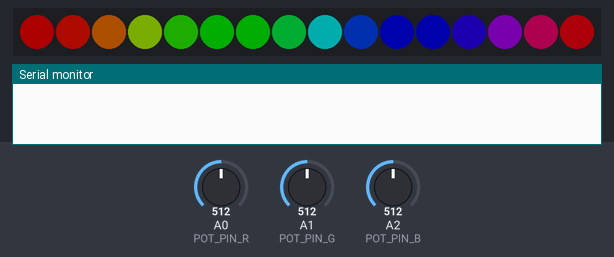
Recording of a sketch running on a simulated Arduino Uno, built with avr-gcc and run on an emulated ATmega328P. Parts: 16 RGB LEDs in strip order, left to right, the last lines printed to the serial monitor. The inputs (shaded band) are chosen by the test bench; at power-on: A0 (POT_PIN_R) = 512, A1 (POT_PIN_G) = 512, A2 (POT_PIN_B) = 512. Dim RGB values are drawn brighter than linear.

Above: at 0.1 s.
At 4.4 s:
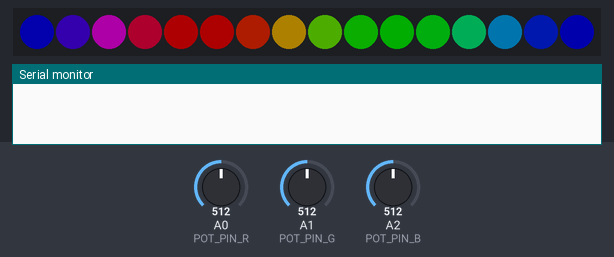
At 7.4 s:
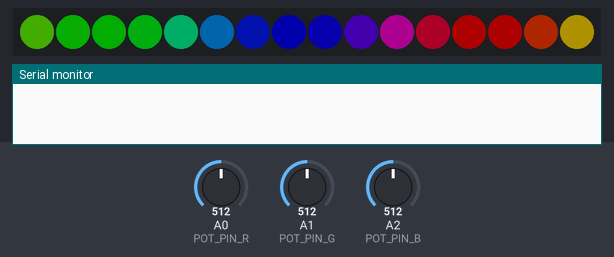
At 15.1 s:
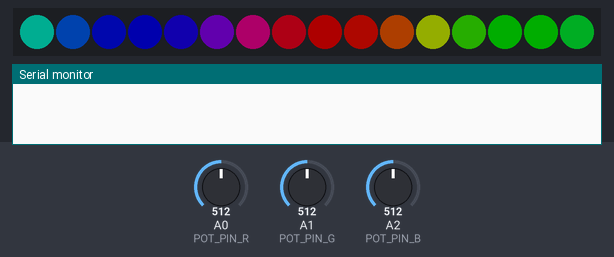
At 22.8 s:
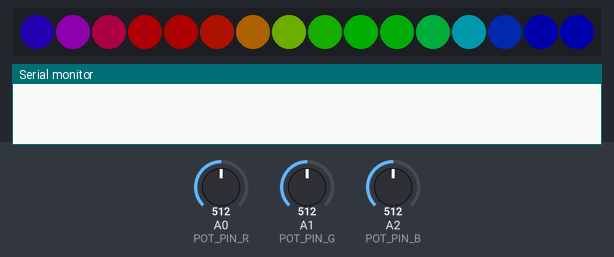
At 30.3 s:
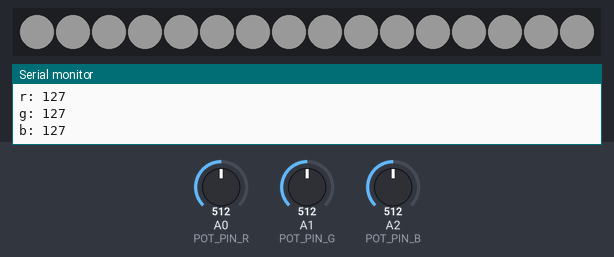

The sketch:

Code.ino
```cpp
#include <Adafruit_NeoPixel.h>
// Include the Adafruit NeoPixel library to control addressable LEDs

#define PIXEL_PIN 3
// Digital pin where the NeoPixel data line is connected

#define NUMPIXELS 16
// Total number of NeoPixels in the LED strip or ring

#define POT_PIN_R  A0
// Analog pin connected to the potentiometer for Red color

#define POT_PIN_G  A1
// Analog pin connected to the potentiometer for Green color

#define POT_PIN_B  A2
// Analog pin connected to the potentiometer for Blue color

#define POT_PIN_Br A3
// Analog pin for brightness control (currently not used)

Adafruit_NeoPixel pixels = Adafruit_NeoPixel(
  NUMPIXELS,
  PIXEL_PIN,
  NEO_GRB + NEO_KHZ800
);
// Create a NeoPixel object with pixel count, pin number, and color order

int redColor;
// Stores mapped red color value (0–255)

int greenColor;
// Stores mapped green color value (0–255)

int blueColor;
// Stores mapped blue color value (0–255)

int potValue;
// Temporary variable to store analog potentiometer readings

void setup() {
  Serial.begin(9600);
  // Start serial communication for debugging

  pixels.begin();
  // Initialize the NeoPixel library

  pixels.show();
  // Turn off all pixels at startup

  pixels.setBrightness(50);
  // Set overall LED brightness (0–255)

  rainbow(3);
  // Play a rainbow animation on startup
};

void loop() {
  potValue   = analogRead(POT_PIN_R);
  // Read potentiometer value for Red channel

  redColor   = map(potValue, 0, 1023, 0, 255);
  // Map analog value to valid RGB range

  potValue   = analogRead(POT_PIN_G);
  // Read potentiometer value for Green channel

  greenColor = map(potValue, 0, 1023, 0, 255);
  // Map analog value to valid RGB range

  potValue   = analogRead(POT_PIN_B);
  // Read potentiometer value for Blue channel

  blueColor  = map(potValue, 0, 1023, 0, 255);
  // Map analog value to valid RGB range

  Serial.print("r: "); Serial.println(redColor);
  // Print red value to Serial Monitor

  Serial.print("g: "); Serial.println(greenColor);
  // Print green value to Serial Monitor

  Serial.print("b: "); Serial.println(blueColor);
  // Print blue value to Serial Monitor

  Serial.println("");
  // Print empty line for readability

  for (int i = 0; i < NUMPIXELS; i++) {
    // Loop through all pixels

    pixels.setPixelColor(
      i,
      pixels.Color(redColor, greenColor, blueColor)
    );
    // Set each pixel to the selected RGB color
  };

  pixels.show();
  // Update the LEDs with new color values

  delay(10);
  // Small delay to stabilize readings
};

void rainbow(int wait) {
  // Function that displays a rainbow animation

  for (long firstPixelHue = 0; firstPixelHue < 5 * 65536; firstPixelHue += 256) {
    // Cycle through multiple hue values

    pixels.rainbow(firstPixelHue);
    // Apply rainbow colors starting from a given hue

    pixels.show();
    // Update LEDs

    delay(wait);
    // Control animation speed
  };
};
```
